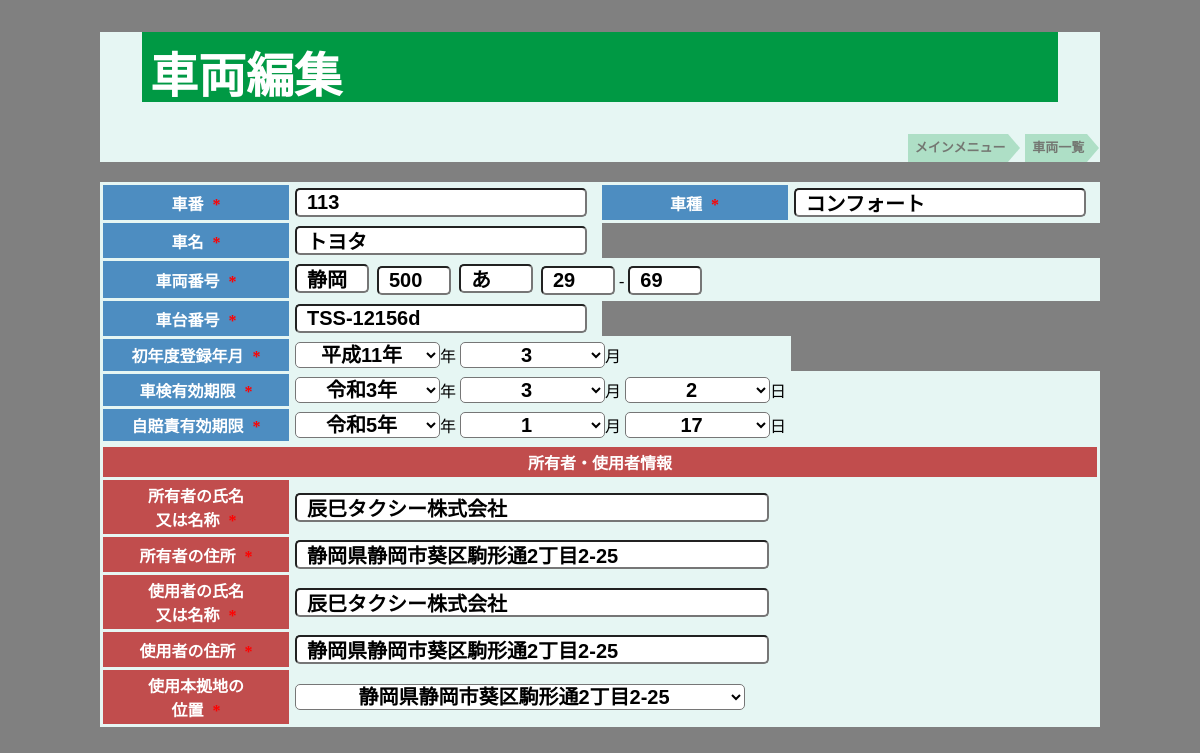
The app's page /vehicles/update.php?car_id=8 (signed in), older data.
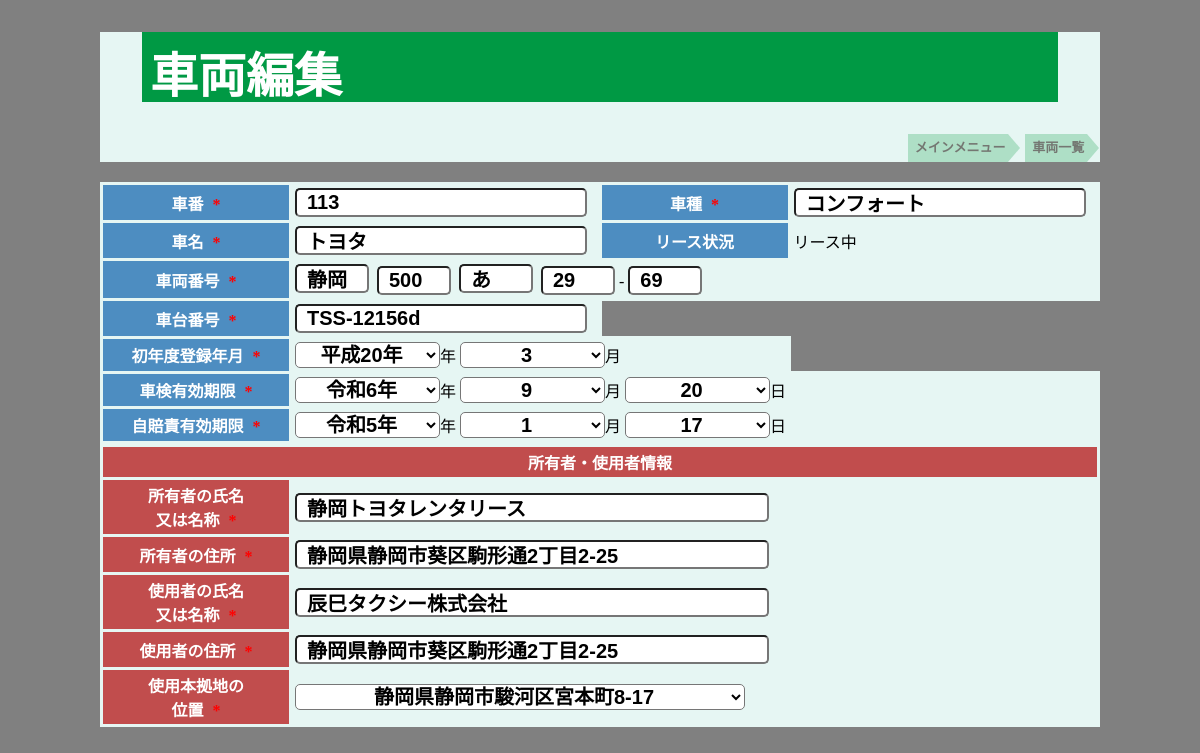
The same page, newer data.
### tables this page shows
CREATE TABLE `vehicles` (
  `car_id` int(11) NOT NULL,
  `car_number_name` int(3) NOT NULL COMMENT '車番',
  `car_model` varchar(10) NOT NULL COMMENT '車種',
  `car_name` varchar(30) NOT NULL COMMENT '車名',
  `car_transpottaition` varchar(5) NOT NULL COMMENT '運輸支局',
  `car_classification_no` int(3) NOT NULL COMMENT '分類番号',
  `car_purpose` varchar(1) NOT NULL COMMENT '用途別',
  `car_number` varchar(5) NOT NULL COMMENT '番号',
  `car_chassis_number` varchar(20) NOT NULL COMMENT '車台番号',
  `first_registration_day` date NOT NULL COMMENT '初年度登録年月',
  `vehicle_inspection_day` date NOT NULL COMMENT '車検有効期限',
  `compulsory_automobile_day` date NOT NULL COMMENT '自賠責有効期限',
  `owner_name` varchar(20) NOT NULL COMMENT '所有者（名）',
  `owner_address` varchar(150) NOT NULL COMMENT '所有者住所',
  `user_name` varchar(20) NOT NULL COMMENT '使用者（名）',
  `user_address` varchar(150) NOT NULL COMMENT '使用者（住所）',
  `headquarters_address` int(1) NOT NULL COMMENT '本拠の位置',
  `vehicle_registrationday` datetime NOT NULL COMMENT '登録日',
  `vehicle_updateday` timestamp NOT NULL DEFAULT current_timestamp() ON UPDATE current_timestamp() COMMENT '更新日',
  `is_suspended` tinyint(1) NOT NULL DEFAULT 0
);

### vehicles/update.php (the view, shortened to what the changed rows need)
<?php
require '../config/config.php';
function splitDate($date) {
    return $date ? explode('-', $date) : ['', '', ''];
}
function convertToJapaneseEra($year) {
    $eras = [
        ['name' => '令和', 'start' => 2019],
        ['name' => '平成', 'start' => 1989],
    ];
    foreach ($eras as $era) {
        if ($year >= $era['start']) {
            $eraYear = $year - $era['start'] + 1;
            return $era['name'] . ($eraYear === 1 ? '元' : $eraYear) . '年';
        }
    }
    return $year;
}
function generateJapaneseYearOptions($startYear, $endYear, $selectedYear) {
    $options = '';
    for ($year = $startYear; $year <= $endYear; $year++) {
        $eraYear = convertToJapaneseEra($year);
        $selected = ($year == $selectedYear) ? 'selected' : '';
        $options .= "<option value=\"$year\" $selected>$eraYear</option>";
    }
    return $options;
}
try {
    $pdo = new PDO($dsnVehicles, $userVehicles, $passwordVehicles);
    $pdo->setAttribute(PDO::ATTR_ERRMODE, PDO::ERRMODE_EXCEPTION);
} catch (PDOException $e) {
    exit('データベース接続エラー: ' . $e->getMessage());
}
if ($_SERVER['REQUEST_METHOD'] === 'GET' && isset($_GET['car_id'])) {
    $car_id = $_GET['car_id'];
    if (is_numeric($car_id)) {
        $car_id = intval($car_id);
    } else {
        exit('無効な車両IDです。');
    }
    $stmt = $pdo->prepare('SELECT * FROM vehicles WHERE car_id = :car_id');
    $stmt->bindValue(':car_id', $car_id, PDO::PARAM_INT);
    $stmt->execute();
    $vehicle = $stmt->fetch(PDO::FETCH_ASSOC);
    list($first_registration_year, $first_registration_month, $first_registration_day) = splitDate($vehicle['first_registration_day'] ?? '');
    list($vehicle_inspection_year, $vehicle_inspection_month, $vehicle_inspection_day) = splitDate($vehicle['vehicle_inspection_day'] ?? '');
}
?>
<!DOCTYPE html>
<html lang="ja">
    <head>
        <link rel="stylesheet" href="register.css">
    </head>
    <header>
        <h1>車両編集</h1>
    </header>
    <body>
        <form action="update.php" method="POST">
            <div class="h-adr">
                <table class="first-table">
                    <tr>
                        <th>車番<span class="required"> *</span></th>
                        <td>
                            <input type="text" name="car_number_name" value="<?= htmlspecialchars($_POST['car_number_name'] ?? $vehicle['car_number_name'] ?? '', ENT_QUOTES, 'UTF-8'); ?>">
                        </td>
                        <th>車種<span class="required"> *</span></th>
                        <td>
                            <input type="text" name="car_model" value="<?= htmlspecialchars($_POST['car_model'] ?? $vehicle['car_model'] ?? '', ENT_QUOTES, 'UTF-8'); ?>">
                        </td>
                    </tr>
                    <tr>
                        <th>車名<span class="required"> *</span></th>
                        <td>
                            <input type="text" name="car_name" value="<?= htmlspecialchars($_POST['car_name'] ?? $vehicle['car_name'] ?? '', ENT_QUOTES, 'UTF-8'); ?>">
                        </td>
                        <?php if (isset($vehicle['owner_name']) && $vehicle['owner_name'] !== '辰巳タクシー株式会社'): ?>
                            <th>リース状況</th>
                            <td>リース中</td>
                        <?php endif; ?>
                    </tr>
                    <tr>
                        <th>車両番号<span class="required"> *</span></th>
                        <td colspan="3">
                            <input type="text" class="text small" name="car_transpottaition" value="<?= htmlspecialchars($_POST['car_transpottaition'] ?? $vehicle['car_transpottaition'] ?? '', ENT_QUOTES, 'UTF-8'); ?>">&nbsp;
                            <input type="text" class="text small" name="car_classification_no" value="<?= htmlspecialchars($_POST['car_classification_no'] ?? $vehicle['car_classification_no'] ?? '', ENT_QUOTES, 'UTF-8'); ?>">&nbsp;
                            <input type="text" class="text small" name="car_purpose" value="<?= htmlspecialchars($_POST['car_purpose'] ?? $vehicle['car_purpose'] ?? '', ENT_QUOTES, 'UTF-8'); ?>">&nbsp;
                            <?php
                                $car_number_parts = explode('-', $_POST['car_number'] ?? $vehicle['car_number'] ?? '');
                                $car_number01 = $car_number_parts[0] ?? '';
                                $car_number02 = $car_number_parts[1] ?? '';
                            ?>
                            <input type="text" class="text small" name="car_number01" value="<?= htmlspecialchars($_POST['car_number01'] ?? $car_number01, ENT_QUOTES, 'UTF-8'); ?>"> -
                            <input type="text" class="text small" name="car_number02" value="<?= htmlspecialchars($_POST['car_number02'] ?? $car_number02, ENT_QUOTES, 'UTF-8'); ?>">
                        </td>
                    </tr>
                    <tr>
                        <th>車台番号<span class="required"> *</span></th>
                        <td>
                            <input type="text" name="car_chassis_number" value="<?= htmlspecialchars($_POST['car_chassis_number'] ?? $vehicle['car_chassis_number'] ?? '', ENT_QUOTES, 'UTF-8'); ?>">
                        </td>
                    </tr>
                    <tr>
                        <th>初年度登録年月<span class="required"> *</span></th>
                        <td colspan="2">
                            <select name="first_registration_year">
                                <?= generateJapaneseYearOptions(1999, date("Y") + 1, $_POST['first_registration_year'] ?? $first_registration_year); ?>
                            </select>年
                            <select name="first_registration_month">
                                <?= generateMonthOptions($_POST['first_registration_month'] ?? $first_registration_month); ?>
                            </select>月
                        </td>
                    </tr>
                    <tr>
                        <th>車検有効期限<span class="required"> *</span></th>
                        <td colspan="3">
                            <select name="vehicle_inspection_year">
                                <?= generateJapaneseYearOptions(date("Y") - 3, date("Y") + 3, $vehicle_inspection_year); ?>
                            </select>年
                            <select name="vehicle_inspection_month">
                                <?= generateMonthOptions($vehicle_inspection_month); ?>
                            </select>月
                            <select name="vehicle_inspection_day">
                                <?= generateDayOptions($vehicle_inspection_day); ?>
                            </select>日
                        </td>
                    </tr>
                    <tr>
                        <th>自賠責有効期限<span class="required"> *</span></th>
                    </tr>
                </table>
            </div>
            <div class="h-adr">
                <table class="second-table">
                    <tr>
                        <th colspan="2">所有者・使用者情報</th>
                    </tr>
                    <tr>
                        <th>所有者の氏名<br>又は名称<span class="required"> *</span></th>
                        <td colspan="2">
                            <input type="text" class="input large" name="owner_name" value="<?= htmlspecialchars($_POST['owner_name'] ?? $vehicle['owner_name'] ?? '', ENT_QUOTES, 'UTF-8'); ?>">
                        </td>
                    </tr>
                    <tr>
                        <th>所有者の住所<span class="required"> *</span></th>
                        <td colspan="2">
                            <input type="text" class="input large" name="owner_address" value="<?= htmlspecialchars($_POST['owner_address'] ?? $vehicle['owner_address'] ?? '', ENT_QUOTES, 'UTF-8'); ?>">
                        </td>
                    </tr>
                    <tr>
                        <th>使用者の氏名<br>又は名称<span class="required"> *</span></th>
                        <td colspan="2">
                            <input type="text" class="input large" name="user_name" value="<?= htmlspecialchars($_POST['user_name'] ?? $vehicle['user_name'] ?? '', ENT_QUOTES, 'UTF-8'); ?>">
                        </td>
                    </tr>
                    <tr>
                        <th>使用者の住所<span class="required"> *</span></th>
                        <td colspan="2">
                            <input type="text" class="input large" name="user_address" value="<?= htmlspecialchars($_POST['user_address'] ?? $vehicle['user_address'] ?? '', ENT_QUOTES, 'UTF-8'); ?>">
                        </td>
                    </tr>
                    <tr>
                        <th>使用本拠地の<br>位置<span class="required"> *</span></th>
                        <td>
                            <select name="headquarters_address" class="large-select">
                                <?= generateSelectOptions(HEADQUARTERS_ADDRESS, $_POST['headquarters_address'] ?? $vehicle['headquarters_address'] ?? ''); ?>
                            </select>
                        </td>
                    </tr>
                </table>
            </div>
        </form>
    </body>
</html>

Row changes from the older to the newer data that the page shows:
changed vehicles "コンフォート": owner_name "辰巳タクシー株式会社" → "静岡トヨタレンタリース"; headquarters_address "静岡県静岡市葵区駒形通2丁目2-25" → "静岡県静岡市駿河区宮本町8-17"
Text that changed along with them:
form field first_registration_year: "平成11年" → "平成20年"
form field vehicle_inspection_year: "令和3年" → "令和6年"
form field vehicle_inspection_month: "3" → "9"
form field vehicle_inspection_day: "2" → "20"
text now shown: "リース状況 リース中"
